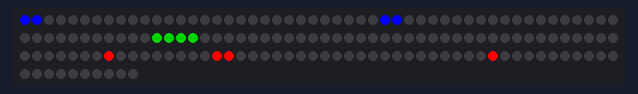
The program below on a simulated Arduino Nano, built with avr-gcc and run on an emulated ATmega328P. Shown: 160 RGB LEDs in strip order, left to right, continuing on the next row.

Above: at 0.1 s.

The program:

main.cpp
```cpp
#include <Arduino.h>
#include <FastLED.h>

#define NUM_LEDS 160
#define DATA_PIN 10
#define CLOCK_PIN 9

CRGB leds[NUM_LEDS];
const char *strip="bbkkkkkkkkkkkkkkkkkkkkkkkkkkkkbbkkkkkkkkkkkkkkkkkkkkkkkkkkkkkggggkkkkkkkkkkkkkkkkkkkkkkkkkkkkkkkkkkkkkkkkkkrkkkkkkkkrrkkkkkkkkkkkkkkkkkkkkkrkkkkkkkkkkkkkkkkkkkk";

void downAll();

void setup()
{
  Serial.begin(9600);
  FastLED.addLeds<WS2801, DATA_PIN, CLOCK_PIN, RGB>(leds, NUM_LEDS);
}
void loop()
{
  downAll();
  for (int i = 0; i < strlen(strip); i++)
  {
    switch (strip[i])
    {
    case 'r':
      leds[i]=CRGB::Red;
      break;
    case 'g':
      leds[i]=CRGB::Green;
      break;
    case 'b':
      leds[i]=CRGB::Blue;
      break;
    case 'k':
      leds[i]=CRGB::Black;
    default:
      leds[i]=CRGB::Black;
      break;
    }
  }
  FastLED.show();
  delay(100);

    // for(int dot = 0; dot < NUM_LEDS; dot++)
    // {
    //   downAll();
    //   //leds[dot].red=127;
    //   //leds[dot].green=127;
    //   //leds[dot].blue=127;
    //   leds[dot]=CRGB::Red;
    //   FastLED.show();
    // }
}
void downAll()
{
  for(int dot = 0; dot < NUM_LEDS; dot++)
  {
    leds[dot] = CRGB::Black;
  }
  FastLED.show();
}
```
